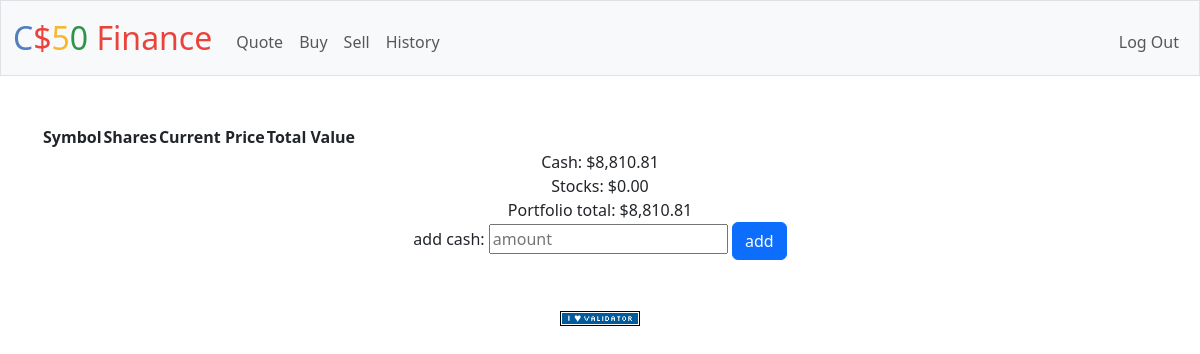
/ (signed in), run on the app's committed database.
### tables this page shows
CREATE TABLE users (id INTEGER PRIMARY KEY AUTOINCREMENT NOT NULL, username TEXT NOT NULL, hash TEXT NOT NULL, cash NUMERIC NOT NULL DEFAULT 10000.00);

### app.py (the view)
@app.route("/")
@login_required
def index():
    positions = stocks(session["user_id"])
    user = get_user(session["user_id"])
    cash = float(user["cash"])
    stock_total = 0
    for position in positions:
        stock_total += position["shares"] * position["price"]
    portfolio = {
        "cash": cash,
        "stocks": stock_total,
    }
    return render_template(
        "index.html",
        stocks=positions,
        portfolio=portfolio,
    )

### app.py (called while the page is built, shortened)
@app.after_request
def after_request(response):
    response.headers["Cache-Control"] = "no-cache, no-store, must-revalidate"
    response.headers["Expires"] = 0
    response.headers["Pragma"] = "no-cache"
    return response

def get_user(id: int) -> dict[str | Any] | None:
    db_result = db.execute("SELECT * FROM users where id = ?", id)
    if not db_result or not len(db_result):
        return None
    return db_result[0]

def stocks(id: int) -> list[dict[str, Any]]:
    stocks: dict[str, Any] = defaultdict(int)
    db_result = db.execute(
        """SELECT
            SUM(shares) as shares,
            upper(symbol) as symbol,
            tx_type,
            symbol
           FROM transactions where user_id = ? group by upper(symbol), tx_type order by upper(symbol)""",
        id,
    )
    positions: list[dict[str, Any]] = []
    logger.debug("positions: %s", positions)
    return positions

### helpers.py (called while the page is built)
def login_required(f):
    @wraps(f)
    def decorated_function(*args, **kwargs):
        if session.get("user_id") is None:
            return redirect("/login")
        return f(*args, **kwargs)
    return decorated_function

def usd(value):
    return f"${value:,.2f}"

### templates/index.html (shortened to what this page needs)
{% extends "layout.html" %}
{% block main %}
<table>
    <tr>
        <th>Symbol</th>
        <th>Shares</th>
        <th>Current Price</th>
        <th>Total Value</th>
    </tr>
</table>
{% if portfolio %}
<div>
    Cash: {{ portfolio["cash"] | usd }}
</div>
<div>
    Stocks: {{ portfolio["stocks"] | usd}}
</div>
<div>
    Portfolio total: {{ (portfolio["cash"] + portfolio["stocks"]) | usd }}
</div>
<div>
    <form action="/add" method="post">
        add cash:
        <input autocomplete="off" autofocus name="amount" placeholder="amount" type="text">
        <button class="btn btn-primary" type="submit">add</button>
    </form>
</div>
{% endif %}
{% endblock %}

### data on the page
users: cash "$8,810.81", (portfolio['cash']+portfolio['stocks'])|usd "$8,810.81"

### other printed values
{{ portfolio["stocks"] | usd }} "$0.00"
